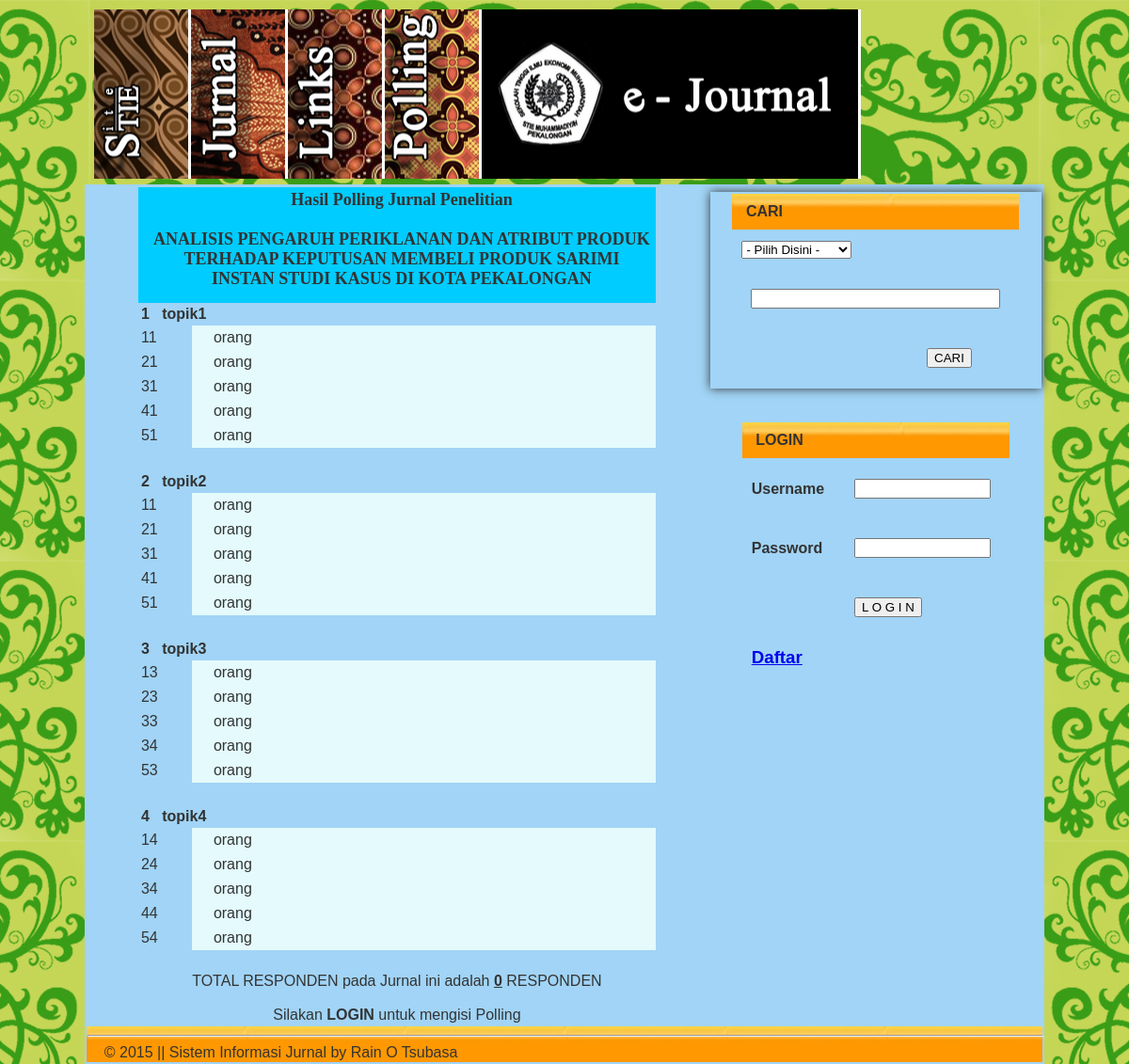
The app's page /index.php?v=hasil&id=27 with its own data.
### tables this page shows
CREATE TABLE `jurnal` (
  `idJurnal` int(11) NOT NULL auto_increment,
  `nama` text NOT NULL,
  `judul` text NOT NULL,
  `abstrak` longtext NOT NULL,
  `keyword` varchar(100) NOT NULL,
  `kategori` varchar(25) NOT NULL,
  `issue` varchar(30) NOT NULL,
  `author` varchar(25) NOT NULL,
  `mainname` varchar(100) NOT NULL,
  `maintype` varchar(30) NOT NULL,
  `mainsize` int(11) NOT NULL,
  `maincontent` longblob NOT NULL,
  `supname` varchar(100) NOT NULL,
  `suptype` varchar(30) NOT NULL,
  `supsize` varchar(11) NOT NULL,
  `supcontent` longblob NOT NULL,
  `publikasi` enum('0','1') NOT NULL,
  PRIMARY KEY  (`idJurnal`)
);

CREATE TABLE `topik` (
  `idTopik` int(11) NOT NULL,
  `topik` varchar(100) NOT NULL,
  PRIMARY KEY  (`idTopik`)
);

CREATE TABLE `polling` (
  `id` int(11) NOT NULL,
  `kategori` varchar(100) NOT NULL,
  `idTopik` int(11) NOT NULL,
  `jumlah` int(11) NOT NULL,
  PRIMARY KEY  (`id`)
);

### include/hasil_polling.php (the view, shortened to what the rows shown need)
<table width="550" border="0" cellspacing="0" cellpadding="3" align='center'>
  <?php
	$idJurnal=$_GET['id'];
	$sql50="SELECT * FROM jurnal WHERE idJurnal='$idJurnal'";
	$query50=mysql_query($sql50);
	while($data50=mysql_fetch_array($query50)){
  ?>
  <tr>
		<td  bgcolor="#00CCFF" colspan="2"><h1><center><b>Hasil Polling Jurnal Penelitian <br><br><?php echo ($data50['judul']);?></b></center></h1></td>
  </tr>
 		<?php
		}
			$sql="SELECT * FROM topik WHERE idTopik='1'";
			$query=mysql_query($sql);
			while($data=mysql_fetch_array($query)){
		?>
  <tr>
		<td colspan='2'><b> <?php echo ($data['idTopik']);?>&nbsp;&nbsp;&nbsp;<?php echo ($data['topik']);?></b></td>
  </tr>
  <?php } ?>
  <tr>
		<?php
			$sql2 = "select * from polling WHERE id='1' AND idTopik='1'";
			$kueri2 = mysql_query($sql2);
			while($data2 = mysql_fetch_array($kueri2)){
		?>
		<td><?php echo ($data2['kategori']); ?></td>
		<?php }
			$sql3 = "select sum(jumlah) as 'jumlah' from hasil WHERE id='1' AND idTopik='1' AND idJurnal='$idJurnal'";
			$kueri3 = mysql_query($sql3);
			while($data3 = mysql_fetch_array($kueri3)){
		?>
		<td bgcolor="#E4FAFC">
			<table width="200" border="0" cellspacing="0" cellpadding="0">
			</table>
		</td>
		<?php } ?>
	</tr>
  <tr>
		<?php
			$sql4 = "select * from polling WHERE id='2' AND idTopik='1'";
			$kueri4 = mysql_query($sql4);
			while($data4 = mysql_fetch_array($kueri4)){
		?>
		<td><?php echo ($data4['kategori']); ?></td>
		<?php }
			$sql5 = "select sum(jumlah) as 'jumlah' from hasil WHERE id='2' AND idTopik='1' AND idJurnal='$idJurnal'";
			$kueri5 = mysql_query($sql5);
			while($data5 = mysql_fetch_array($kueri5)){
		?>
		<td bgcolor="#E4FAFC">
			<table width="200" border="0" cellspacing="0" cellpadding="0">
			</table>
		</td>
		<?php } ?>
	</tr>
  <tr>
		<?php
			$sql6 = "select * from polling WHERE id='3' AND idTopik='1'";
			$kueri6 = mysql_query($sql6);
			while($data6 = mysql_fetch_array($kueri6)){
		?>
		<td><?php echo ($data6['kategori']); ?></td>
		<?php }
			$sql7 = "select sum(jumlah) as 'jumlah' from hasil WHERE id='3' AND idTopik='1' AND idJurnal='$idJurnal'";
			$kueri7 = mysql_query($sql7);
			while($data7 = mysql_fetch_array($kueri7)){
		?>
		<td bgcolor="#E4FAFC">
			<table width="200" border="0" cellspacing="0" cellpadding="0">
			</table>
		</td>
		<?php } ?>
	</tr>
  <tr>
		<?php
			$sql8 = "select * from polling WHERE id='4' AND idTopik='1'";
			$kueri8 = mysql_query($sql8);
			while($data8 = mysql_fetch_array($kueri8)){
		?>
		<td><?php echo ($data8['kategori']); ?></td>
		<?php }
			$sql9 = "select sum(jumlah) as 'jumlah' from hasil WHERE id='4' AND idTopik='1' AND idJurnal='$idJurnal'";
			$kueri9 = mysql_query($sql9);
			while($data9 = mysql_fetch_array($kueri9)){
		?>
		<td bgcolor="#E4FAFC">
			<table width="200" border="0" cellspacing="0" cellpadding="0">
			</table>
		</td>
		<?php } ?>
	</tr>
  <tr>
		<?php
			$sql10 = "select * from polling WHERE id='5' AND idTopik='1'";
			$kueri10 = mysql_query($sql10);
			while($data10 = mysql_fetch_array($kueri10)){
		?>
		<td><?php echo ($data10['kategori']); ?></td>
		<?php }
			$sql11 = "select sum(jumlah) as 'jumlah' from hasil WHERE id='5' AND idTopik='1' AND idJurnal='$idJurnal'";
			$kueri11 = mysql_query($sql11);
			while($data11 = mysql_fetch_array($kueri11)){
		?>
		<td bgcolor="#E4FAFC">
			<table width="200" border="0" cellspacing="0" cellpadding="0">
			</table>
		</td>
		<?php } ?>
	</tr>
</table>
<table width="550" border="0" cellspacing="0" cellpadding="3" align='center'>
  <?php
			$sql12="SELECT * FROM topik WHERE idTopik='2'";
			$query12=mysql_query($sql12);
			while($data12=mysql_fetch_array($query12)){
		?>
  <tr>
		<td colspan='2'><b> <?php echo ($data12['idTopik']);?>&nbsp;&nbsp;&nbsp;<?php echo ($data12['topik']);?></b></td>
  </tr>
  <?php } ?>
  <tr>
		<?php
			$sql13 = "select * from polling WHERE id='6' AND idTopik='2'";
			$kueri13 = mysql_query($sql13);
			while($data13 = mysql_fetch_array($kueri13)){
		?>
		<td><?php echo ($data13['kategori']); ?></td>
		<?php }
			$sql14 = "select sum(jumlah) as 'jumlah' from hasil WHERE id='6' AND idTopik='2' AND idJurnal='$idJurnal'";
			$kueri14 = mysql_query($sql14);
			while($data14 = mysql_fetch_array($kueri14)){
		?>
		<td bgcolor="#E4FAFC">
			<table width="200" border="0" cellspacing="0" cellpadding="0">
			</table>
		</td>
		<?php } ?>
	</tr>
  <tr>
		<?php
			$sql15 = "select * from polling WHERE id='7' AND idTopik='2'";
			$kueri15 = mysql_query($sql15);
			while($data15 = mysql_fetch_array($kueri15)){
		?>
		<td><?php echo ($data15['kategori']); ?></td>
		<?php }
			$sql16 = "select sum(jumlah) as 'jumlah' from hasil WHERE id='7' AND idTopik='2' AND idJurnal='$idJurnal'";
			$kueri16 = mysql_query($sql16);
			while($data16 = mysql_fetch_array($kueri16)){
		?>
		<td bgcolor="#E4FAFC">
			<table width="200" border="0" cellspacing="0" cellpadding="0">
			</table>
		</td>
		<?php } ?>
	</tr>
  <tr>
		<?php
			$sql17 = "select * from polling WHERE id='8' AND idTopik='2'";
			$kueri17 = mysql_query($sql17);
			while($data17 = mysql_fetch_array($kueri17)){
		?>
		<td><?php echo ($data17['kategori']); ?></td>
		<?php }
			$sql18 = "select sum(jumlah) as 'jumlah' from hasil WHERE id='8' AND idTopik='2' AND idJurnal='$idJurnal'";
			$kueri18 = mysql_query($sql18);
			while($data18 = mysql_fetch_array($kueri18)){
		?>
		<td bgcolor="#E4FAFC">
			<table width="200" border="0" cellspacing="0" cellpadding="0">
			</table>
		</td>
		<?php } ?>
	</tr>
  <tr>
		<?php
			$sql19 = "select * from polling WHERE id='9' AND idTopik='2'";
			$kueri19 = mysql_query($sql19);
			while($data19 = mysql_fetch_array($kueri19)){
		?>
		<td><?php echo ($data19['kategori']); ?></td>
		<?php }
			$sql20 = "select sum(jumlah) as 'jumlah' from hasil WHERE id='9' AND idTopik='2' AND idJurnal='$idJurnal'";
			$kueri20 = mysql_query($sql20);
			while($data20 = mysql_fetch_array($kueri20)){
		?>
		<td bgcolor="#E4FAFC">
			<table width="200" border="0" cellspacing="0" cellpadding="0">
			</table>
		</td>
		<?php } ?>
	</tr>
  <tr>
		<?php
			$sql21 = "select * from polling WHERE id='10' AND idTopik='2'";
			$kueri21 = mysql_query($sql21);
			while($data21 = mysql_fetch_array($kueri21)){
		?>
		<td><?php echo ($data21['kategori']); ?></td>
		<?php }
			$sql22 = "select sum(jumlah) as 'jumlah' from hasil WHERE id='10' AND idTopik='2' AND idJurnal='$idJurnal'";
			$kueri22 = mysql_query($sql22);
			while($data22 = mysql_fetch_array($kueri22)){
		?>
		<td bgcolor="#E4FAFC">
			<table width="200" border="0" cellspacing="0" cellpadding="0">
			</table>
		</td>
		<?php } ?>
	</tr>
</table>
<table width="550" border="0" cellspacing="0" cellpadding="3" align='center'>
  <?php
			$sql23="SELECT * FROM topik WHERE idTopik='3'";
			$query23=mysql_query($sql23);
			while($data23=mysql_fetch_array($query23)){
		?>
  <tr>
		<td colspan='2'><b> <?php echo ($data23['idTopik']);?>&nbsp;&nbsp;&nbsp;<?php echo ($data23['topik']);?></b></td>
  </tr>
  <?php } ?>
  <tr>
		<?php
			$sql24 = "select * from polling WHERE id='11' AND idTopik='3'";
			$kueri24 = mysql_query($sql24);
			while($data24 = mysql_fetch_array($kueri24)){
		?>
		<td><?php echo ($data24['kategori']); ?></td>
		<?php }
			$sql25 = "select sum(jumlah) as 'jumlah' from hasil WHERE id='11' AND idTopik='3' AND idJurnal='$idJurnal'";
			$kueri25 = mysql_query($sql25);
			while($data25 = mysql_fetch_array($kueri25)){
		?>
		<td bgcolor="#E4FAFC">
			<table width="200" border="0" cellspacing="0" cellpadding="0">
			</table>
		</td>
		<?php } ?>
	</tr>
  <tr>
		<?php
			$sql26 = "select * from polling WHERE id='12' AND idTopik='3'";
			$kueri26 = mysql_query($sql26);
			while($data26 = mysql_fetch_array($kueri26)){
		?>
		<td><?php echo ($data26['kategori']); ?></td>
		<?php }
			$sql27 = "select sum(jumlah) as 'jumlah' from hasil WHERE id='12' AND idTopik='3' AND idJurnal='$idJurnal'";
			$kueri27 = mysql_query($sql27);
			while($data27= mysql_fetch_array($kueri27)){
		?>
		<td bgcolor="#E4FAFC">
			<table width="200" border="0" cellspacing="0" cellpadding="0">
			</table>
		</td>
		<?php } ?>
	</tr>
  <tr>
		<?php
			$sql28 = "select * from polling WHERE id='13' AND idTopik='3'";
			$kueri28 = mysql_query($sql28);
			while($data28 = mysql_fetch_array($kueri28)){
		?>
		<td><?php echo ($data28['kategori']); ?></td>
		<?php }
			$sql29 = "select sum(jumlah) as 'jumlah' from hasil WHERE id='13' AND idTopik='3' AND idJurnal='$idJurnal'";
			$kueri29 = mysql_query($sql29);
			while($data29 = mysql_fetch_array($kueri29)){
		?>
		<td bgcolor="#E4FAFC">
			<table width="200" border="0" cellspacing="0" cellpadding="0">
			</table>
		</td>
		<?php } ?>
	</tr>
  <tr>
		<?php
			$sql30 = "select * from polling WHERE id='14' AND idTopik='3'";
			$kueri30 = mysql_query($sql30);
			while($data30 = mysql_fetch_array($kueri30)){
		?>
		<td><?php echo ($data30['kategori']); ?></td>
		<?php }
			$sql31 = "select sum(jumlah) as 'jumlah' from hasil WHERE id='14' AND idTopik='3' AND idJurnal='$idJurnal'";
			$kueri31 = mysql_query($sql31);
			while($data31 = mysql_fetch_array($kueri31)){
		?>
		<td bgcolor="#E4FAFC">
			<table width="200" border="0" cellspacing="0" cellpadding="0">
			</table>
		</td>
		<?php } ?>
	</tr>
  <tr>
		<?php
			$sql32 = "select * from polling WHERE id='15' AND idTopik='3'";
			$kueri32 = mysql_query($sql32);
			while($data32 = mysql_fetch_array($kueri32)){
		?>
		<td><?php echo ($data32['kategori']); ?></td>
		<?php }
			$sql33 = "select sum(jumlah) as 'jumlah' from hasil WHERE id='15' AND idTopik='3' AND idJurnal='$idJurnal'";
			$kueri33 = mysql_query($sql33);
			while($data33 = mysql_fetch_array($kueri33)){
		?>
		<td bgcolor="#E4FAFC">
			<table width="200" border="0" cellspacing="0" cellpadding="0">
			</table>
		</td>
		<?php } ?>
	</tr>
</table>
<table width="550" border="0" cellspacing="0" cellpadding="3" align='center'>
  <?php
			$sql34="SELECT * FROM topik WHERE idTopik='4'";
			$query34=mysql_query($sql34);
			while($data34=mysql_fetch_array($query34)){
		?>
  <tr>
		<td colspan='2'><b> <?php echo ($data34['idTopik']);?>&nbsp;&nbsp;&nbsp;<?php echo ($data34['topik']);?></b></td>
  </tr>
  <?php } ?>
  <tr>
		<?php
			$sql35 = "select * from polling WHERE id='16' AND idTopik='4'";
			$kueri35 = mysql_query($sql35);
			while($data35 = mysql_fetch_array($kueri35)){
		?>
		<td><?php echo ($data35['kategori']); ?></td>
		<?php }
			$sql36 = "select sum(jumlah) as 'jumlah' from hasil WHERE id='16' AND idTopik='4' AND idJurnal='$idJurnal'";
			$kueri36 = mysql_query($sql36);
			while($data36 = mysql_fetch_array($kueri36)){
		?>
		<td bgcolor="#E4FAFC">
			<table width="200" border="0" cellspacing="0" cellpadding="0">
			</table>
		</td>
		<?php } ?>
	</tr>
  <tr>
		<?php
			$sql37 = "select * from polling WHERE id='17' AND idTopik='4'";
			$kueri37 = mysql_query($sql37);
			while($data37 = mysql_fetch_array($kueri37)){
		?>
		<td><?php echo ($data37['kategori']); ?></td>
		<?php }
			$sql38 = "select sum(jumlah) as 'jumlah' from hasil WHERE id='17' AND idTopik='4' AND idJurnal='$idJurnal'";
			$kueri38 = mysql_query($sql38);
			while($data38= mysql_fetch_array($kueri38)){
		?>
		<td bgcolor="#E4FAFC">
			<table width="200" border="0" cellspacing="0" cellpadding="0">
			</table>
		</td>
		<?php } ?>
	</tr>
  <tr>
		<?php
			$sql39 = "select * from polling WHERE id='18' AND idTopik='4'";
			$kueri39 = mysql_query($sql39);
			while($data39 = mysql_fetch_array($kueri39)){
		?>
		<td><?php echo ($data39['kategori']); ?></td>
		<?php }
			$sql40 = "select sum(jumlah) as 'jumlah' from hasil WHERE id='18' AND idTopik='4' AND idJurnal='$idJurnal'";
			$kueri40 = mysql_query($sql40);
			while($data40 = mysql_fetch_array($kueri40)){
		?>
		<td bgcolor="#E4FAFC">
			<table width="200" border="0" cellspacing="0" cellpadding="0">
			</table>
		</td>
		<?php } ?>
	</tr>
  <tr>
		<?php
			$sql41 = "select * from polling WHERE id='19' AND idTopik='4'";
			$kueri41 = mysql_query($sql41);
			while($data41 = mysql_fetch_array($kueri41)){
		?>
		<td><?php echo ($data41['kategori']); ?></td>
		<?php }
			$sql42 = "select sum(jumlah) as 'jumlah' from hasil WHERE id='19' AND idTopik='4' AND idJurnal='$idJurnal'";
			$kueri42 = mysql_query($sql42);
			while($data42 = mysql_fetch_array($kueri42)){
		?>
		<td bgcolor="#E4FAFC">
			<table width="200" border="0" cellspacing="0" cellpadding="0">
			</table>
		</td>
		<?php } ?>
	</tr>
  <tr>
		<?php
			$sql43 = "select * from polling WHERE id='20' AND idTopik='4'";
			$kueri43 = mysql_query($sql43);
			while($data43 = mysql_fetch_array($kueri43)){
		?>
		<td><?php echo ($data43['kategori']); ?></td>
		<?php }
			$sql44 = "select sum(jumlah) as 'jumlah' from hasil WHERE id='20' AND idTopik='4' AND idJurnal='$idJurnal'";
			$kueri44 = mysql_query($sql44);
			while($data44 = mysql_fetch_array($kueri44)){
		?>
		<td bgcolor="#E4FAFC">
			<table width="200" border="0" cellspacing="0" cellpadding="0">
			</table>
		</td>
		<?php } ?>
	</tr>
</table>
		<?php
			$sql45 = "select sum(jumlah)/4 as 'jumlah' from hasil WHERE idJurnal='$idJurnal'";
			$kueri45 = mysql_query($sql45);
			while($data45 = mysql_fetch_array($kueri45)){
			$jum=sprintf("%8.0f", ($data45["jumlah"]));
		?>
		<center>TOTAL RESPONDEN pada Jurnal ini adalah <b><u><?php echo $jum; ?></u></b> RESPONDEN</center><br>
		<?php }
  ?>

### records on screen
jurnal: judul "ANALISIS PENGARUH PERIKLANAN DAN ATRIBUT PRODUK TERHADAP KEPUTUSAN MEMBELI PRODUK SARIMI INSTAN STUDI KASUS DI KOTA PEKALONGAN"
topik: idTopik "1", topik "topik1"
polling: kategori "11"
polling: kategori "21"
polling: kategori "31"
polling: kategori "41"
polling: kategori "51"
topik: idTopik "2", topik "topik2"
polling: kategori "11"
polling: kategori "21"
polling: kategori "31"
polling: kategori "41"
polling: kategori "51"
topik: idTopik "3", topik "topik3"
polling: kategori "13"
polling: kategori "23"
polling: kategori "33"
polling: kategori "34"
polling: kategori "53"
topik: idTopik "4", topik "topik4"
polling: kategori "14"
polling: kategori "24"
polling: kategori "34"
polling: kategori "44"
polling: kategori "54"

### other values on screen
$jum "0"
